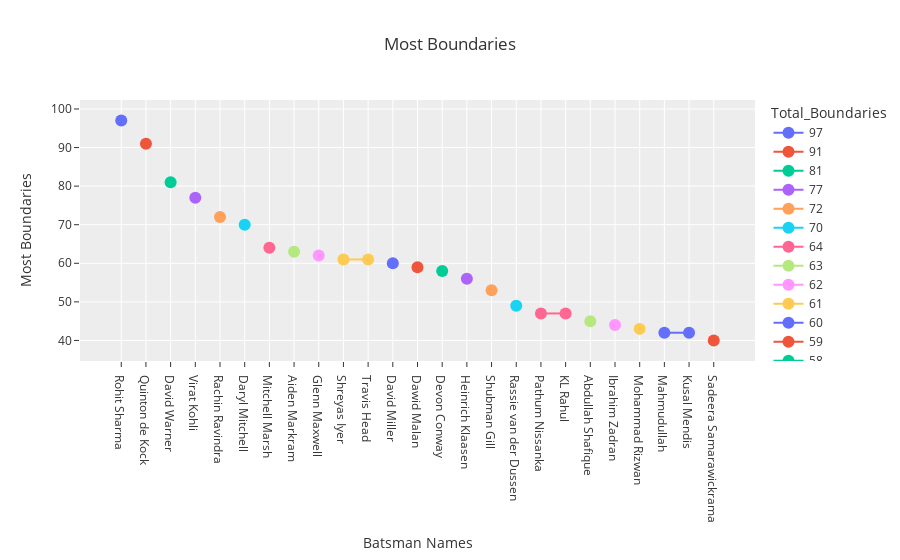

Notebook code cell kept with this figure:
### Code cell
fig = px.line(boundaries_25, x='Batsman_Name', y='Total_Boundaries', title='Most Boundaries',
              labels={'Batsman_Name': 'Batsman_Name', 'Total_Boundaries': 'Total_Boundaries'},
              line_shape="linear",
              markers=True,
              color='Total_Boundaries'
              )
fig.update_layout(xaxis_title='Batsman Names', yaxis_title='Most Boundaries')
fig.update_layout(template='ggplot2')
fig.update_traces(marker=dict(size=12))

fig.show()

### Figure 1 — Plotly figure (JSON) as saved in the notebook; plotly's stock layout.template omitted (floating-point values rounded to 4 significant figures)
{"data": [{"hovertemplate": "Total_Boundaries=%{y}<br>Batsman_Name=%{x}<extra></extra>", "legendgroup": "97", "line": {"color": "#636efa", "dash": "solid", "shape": "linear"}, "marker": {"size": 12, "symbol": "circle"}, "mode": "lines+markers", "name": "97", "orientation": "v", "showlegend": true, "type": "scatter", "x": ["Rohit Sharma"], "xaxis": "x", "y": [97], "yaxis": "y"}, {"hovertemplate": "Total_Boundaries=%{y}<br>Batsman_Name=%{x}<extra></extra>", "legendgroup": "91", "line": {"color": "#EF553B", "dash": "solid", "shape": "linear"}, "marker": {"size": 12, "symbol": "circle"}, "mode": "lines+markers", "name": "91", "orientation": "v", "showlegend": true, "type": "scatter", "x": ["Quinton de Kock"], "xaxis": "x", "y": [91], "yaxis": "y"}, {"hovertemplate": "Total_Boundaries=%{y}<br>Batsman_Name=%{x}<extra></extra>", "legendgroup": "81", "line": {"color": "#00cc96", "dash": "solid", "shape": "linear"}, "marker": {"size": 12, "symbol": "circle"}, "mode": "lines+markers", "name": "81", "orientation": "v", "showlegend": true, "type": "scatter", "x": ["David Warner"], "xaxis": "x", "y": [81], "yaxis": "y"}, {"hovertemplate": "Total_Boundaries=%{y}<br>Batsman_Name=%{x}<extra></extra>", "legendgroup": "77", "line": {"color": "#ab63fa", "dash": "solid", "shape": "linear"}, "marker": {"size": 12, "symbol": "circle"}, "mode": "lines+markers", "name": "77", "orientation": "v", "showlegend": true, "type": "scatter", "x": ["Virat Kohli"], "xaxis": "x", "y": [77], "yaxis": "y"}, {"hovertemplate": "Total_Boundaries=%{y}<br>Batsman_Name=%{x}<extra></extra>", "legendgroup": "72", "line": {"color": "#FFA15A", "dash": "solid", "shape": "linear"}, "marker": {"size": 12, "symbol": "circle"}, "mode": "lines+markers", "name": "72", "orientation": "v", "showlegend": true, "type": "scatter", "x": ["Rachin Ravindra"], "xaxis": "x", "y": [72], "yaxis": "y"}, {"hovertemplate": "Total_Boundaries=%{y}<br>Batsman_Name=%{x}<extra></extra>", "legendgroup": "70", "line": {"color": "#19d3f3", "dash": "solid", "shape": "linear"}, "marker": {"size": 12, "symbol": "circle"}, "mode": "lines+markers", "name": "70", "orientation": "v", "showlegend": true, "type": "scatter", "x": ["Daryl Mitchell"], "xaxis": "x", "y": [70], "yaxis": "y"}, {"hovertemplate": "Total_Boundaries=%{y}<br>Batsman_Name=%{x}<extra></extra>", "legendgroup": "64", "line": {"color": "#FF6692", "dash": "solid", "shape": "linear"}, "marker": {"size": 12, "symbol": "circle"}, "mode": "lines+markers", "name": "64", "orientation": "v", "showlegend": true, "type": "scatter", "x": ["Mitchell Marsh"], "xaxis": "x", "y": [64], "yaxis": "y"}, {"hovertemplate": "Total_Boundaries=%{y}<br>Batsman_Name=%{x}<extra></extra>", "legendgroup": "63", "line": {"color": "#B6E880", "dash": "solid", "shape": "linear"}, "marker": {"size": 12, "symbol": "circle"}, "mode": "lines+markers", "name": "63", "orientation": "v", "showlegend": true, "type": "scatter", "x": ["Aiden Markram"], "xaxis": "x", "y": [63], "yaxis": "y"}, {"hovertemplate": "Total_Boundaries=%{y}<br>Batsman_Name=%{x}<extra></extra>", "legendgroup": "62", "line": {"color": "#FF97FF", "dash": "solid", "shape": "linear"}, "marker": {"size": 12, "symbol": "circle"}, "mode": "lines+markers", "name": "62", "orientation": "v", "showlegend": true, "type": "scatter", "x": ["Glenn Maxwell"], "xaxis": "x", "y": [62], "yaxis": "y"}, {"hovertemplate": "Total_Boundaries=%{y}<br>Batsman_Name=%{x}<extra></extra>", "legendgroup": "61", "line": {"color": "#FECB52", "dash": "solid", "shape": "linear"}, "marker": {"size": 12, "symbol": "circle"}, "mode": "lines+markers", "name": "61", "orientation": "v", "showlegend": true, "type": "scatter", "x": ["Shreyas Iyer", "Travis Head"], "xaxis": "x", "y": [61, 61], "yaxis": "y"}, {"hovertemplate": "Total_Boundaries=%{y}<br>Batsman_Name=%{x}<extra></extra>", "legendgroup": "60", "line": {"color": "#636efa", "dash": "solid", "shape": "linear"}, "marker": {"size": 12, "symbol": "circle"}, "mode": "lines+markers", "name": "60", "orientation": "v", "showlegend": true, "type": "scatter", "x": ["David Miller"], "xaxis": "x", "y": [60], "yaxis": "y"}, {"hovertemplate": "Total_Boundaries=%{y}<br>Batsman_Name=%{x}<extra></extra>", "legendgroup": "59", "line": {"color": "#EF553B", "dash": "solid", "shape": "linear"}, "marker": {"size": 12, "symbol": "circle"}, "mode": "lines+markers", "name": "59", "orientation": "v", "showlegend": true, "type": "scatter", "x": ["Dawid Malan"], "xaxis": "x", "y": [59], "yaxis": "y"}, {"hovertemplate": "Total_Boundaries=%{y}<br>Batsman_Name=%{x}<extra></extra>", "legendgroup": "58", "line": {"color": "#00cc96", "dash": "solid", "shape": "linear"}, "marker": {"size": 12, "symbol": "circle"}, "mode": "lines+markers", "name": "58", "orientation": "v", "showlegend": true, "type": "scatter", "x": ["Devon Conway"], "xaxis": "x", "y": [58], "yaxis": "y"}, {"hovertemplate": "Total_Boundaries=%{y}<br>Batsman_Name=%{x}<extra></extra>", "legendgroup": "56", "line": {"color": "#ab63fa", "dash": "solid", "shape": "linear"}, "marker": {"size": 12, "symbol": "circle"}, "mode": "lines+markers", "name": "56", "orientation": "v", "showlegend": true, "type": "scatter", "x": ["Heinrich Klaasen"], "xaxis": "x", "y": [56], "yaxis": "y"}, {"hovertemplate": "Total_Boundaries=%{y}<br>Batsman_Name=%{x}<extra></extra>", "legendgroup": "53", "line": {"color": "#FFA15A", "dash": "solid", "shape": "linear"}, "marker": {"size": 12, "symbol": "circle"}, "mode": "lines+markers", "name": "53", "orientation": "v", "showlegend": true, "type": "scatter", "x": ["Shubman Gill"], "xaxis": "x", "y": [53], "yaxis": "y"}, {"hovertemplate": "Total_Boundaries=%{y}<br>Batsman_Name=%{x}<extra></extra>", "legendgroup": "49", "line": {"color": "#19d3f3", "dash": "solid", "shape": "linear"}, "marker": {"size": 12, "symbol": "circle"}, "mode": "lines+markers", "name": "49", "orientation": "v", "showlegend": true, "type": "scatter", "x": ["Rassie van der Dussen"], "xaxis": "x", "y": [49], "yaxis": "y"}, {"hovertemplate": "Total_Boundaries=%{y}<br>Batsman_Name=%{x}<extra></extra>", "legendgroup": "47", "line": {"color": "#FF6692", "dash": "solid", "shape": "linear"}, "marker": {"size": 12, "symbol": "circle"}, "mode": "lines+markers", "name": "47", "orientation": "v", "showlegend": true, "type": "scatter", "x": ["Pathum Nissanka", "KL Rahul"], "xaxis": "x", "y": [47, 47], "yaxis": "y"}, {"hovertemplate": "Total_Boundaries=%{y}<br>Batsman_Name=%{x}<extra></extra>", "legendgroup": "45", "line": {"color": "#B6E880", "dash": "solid", "shape": "linear"}, "marker": {"size": 12, "symbol": "circle"}, "mode": "lines+markers", "name": "45", "orientation": "v", "showlegend": true, "type": "scatter", "x": ["Abdullah Shafique"], "xaxis": "x", "y": [45], "yaxis": "y"}, {"hovertemplate": "Total_Boundaries=%{y}<br>Batsman_Name=%{x}<extra></extra>", "legendgroup": "44", "line": {"color": "#FF97FF", "dash": "solid", "shape": "linear"}, "marker": {"size": 12, "symbol": "circle"}, "mode": "lines+markers", "name": "44", "orientation": "v", "showlegend": true, "type": "scatter", "x": ["Ibrahim Zadran"], "xaxis": "x", "y": [44], "yaxis": "y"}, {"hovertemplate": "Total_Boundaries=%{y}<br>Batsman_Name=%{x}<extra></extra>", "legendgroup": "43", "line": {"color": "#FECB52", "dash": "solid", "shape": "linear"}, "marker": {"size": 12, "symbol": "circle"}, "mode": "lines+markers", "name": "43", "orientation": "v", "showlegend": true, "type": "scatter", "x": ["Mohammad Rizwan"], "xaxis": "x", "y": [43], "yaxis": "y"}, {"hovertemplate": "Total_Boundaries=%{y}<br>Batsman_Name=%{x}<extra></extra>", "legendgroup": "42", "line": {"color": "#636efa", "dash": "solid", "shape": "linear"}, "marker": {"size": 12, "symbol": "circle"}, "mode": "lines+markers", "name": "42", "orientation": "v", "showlegend": true, "type": "scatter", "x": ["Mahmudullah", "Kusal Mendis"], "xaxis": "x", "y": [42, 42], "yaxis": "y"}, {"hovertemplate": "Total_Boundaries=%{y}<br>Batsman_Name=%{x}<extra></extra>", "legendgroup": "40", "line": {"color": "#EF553B", "dash": "solid", "shape": "linear"}, "marker": {"size": 12, "symbol": "circle"}, "mode": "lines+markers", "name": "40", "orientation": "v", "showlegend": true, "type": "scatter", "x": ["Sadeera Samarawickrama"], "xaxis": "x", "y": [40], "yaxis": "y"}], "layout": {"legend": {"title": {"text": "Total_Boundaries"}, "tracegroupgap": 0}, "title": {"text": "Most Boundaries"}, "xaxis": {"anchor": "y", "domain": [0, 1], "title": {"text": "Batsman Names"}}, "yaxis": {"anchor": "x", "categoryarray": [40, 42, 43, 44, 45, 47, 49, 53, 56, 58, 59, 60, 61, 62, 63, 64, 70, 72, 77, 81, 91, 97], "categoryorder": "array", "domain": [0, 1], "title": {"text": "Most Boundaries"}}}}
